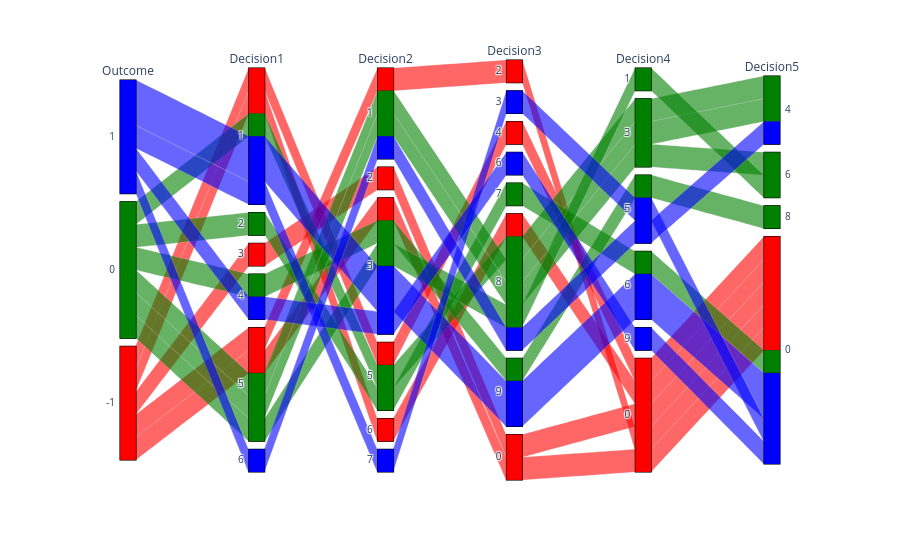

Write notebook code for a chart like this one.
### Code cell
import pandas as pd
import numpy as np
import plotly.express as px

data = pd.read_csv("TicTacToe.csv")
fig = px.parallel_categories(data, color = "Outcome", color_continuous_scale=["red", "green", "blue"])
fig.update_coloraxes(showscale=False)
fig.show()

### Figure 1 — Plotly figure (JSON) as saved in the notebook; plotly's stock layout.template omitted (floating-point values rounded to 4 significant figures)
{"data": [{"dimensions": [{"categoryarray": [1, 0, -1], "categoryorder": "array", "label": "Outcome", "ticktext": [1, 0, -1], "values": [0, 0, 0, 0, 1, 1, 1, 0, 1, -1, 0, 1, -1, -1, -1, -1]}, {"categoryarray": [1, 2, 3, 4, 5, 6], "categoryorder": "array", "label": "Decision1", "ticktext": [1, 2, 3, 4, 5, 6], "values": [5, 1, 4, 5, 6, 1, 1, 5, 1, 1, 2, 4, 5, 1, 5, 3]}, {"categoryarray": [1, 2, 3, 5, 6, 7], "categoryorder": "array", "label": "Decision2", "ticktext": [1, 2, 3, 5, 6, 7], "values": [1, 5, 3, 3, 1, 7, 3, 1, 3, 6, 5, 3, 3, 5, 1, 2]}, {"categoryarray": [2, 3, 4, 6, 7, 8, 9, 0], "categoryorder": "array", "label": "Decision3", "ticktext": [2, 3, 4, 6, 7, 8, 9, 0], "values": [8, 8, 9, 8, 8, 3, 9, 8, 9, 8, 7, 6, 0, 4, 2, 0]}, {"categoryarray": [1, 3, 5, 6, 9, 0], "categoryorder": "array", "label": "Decision4", "ticktext": [1, 3, 5, 6, 9, 0], "values": [3, 3, 5, 1, 5, 5, 6, 3, 6, 0, 6, 9, 0, 0, 0, 0]}, {"categoryarray": [4, 6, 8, 0], "categoryorder": "array", "label": "Decision5", "ticktext": [4, 6, 8, 0], "values": [4, 4, 8, 6, 4, 0, 0, 6, 0, 0, 0, 0, 0, 0, 0, 0]}], "domain": {"x": [0, 1], "y": [0, 1]}, "line": {"color": [0, 0, 0, 0, 1, 1, 1, 0, 1, -1, 0, 1, -1, -1, -1, -1], "coloraxis": "coloraxis"}, "name": "", "type": "parcats"}], "layout": {"autosize": true, "coloraxis": {"colorbar": {"title": {"text": "Outcome"}}, "colorscale": [[0, "red"], [0.5, "green"], [1, "blue"]], "showscale": false}, "legend": {"tracegroupgap": 0}, "margin": {"t": 60}}}
